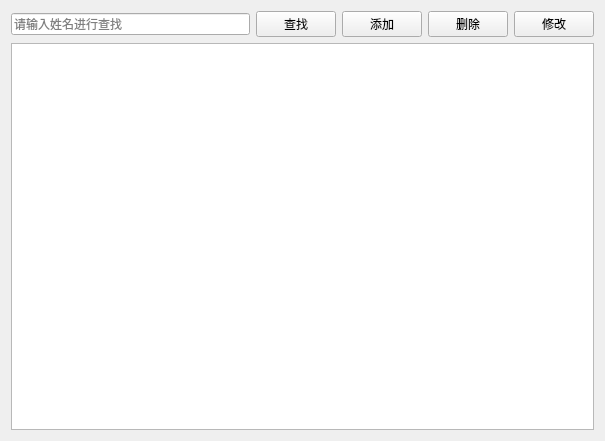
<?xml version="1.0" encoding="UTF-8"?>
<ui version="4.0">
 <class>PatientView</class>
 <widget class="QWidget" name="PatientView">
  <property name="geometry">
   <rect>
    <x>0</x>
    <y>0</y>
    <width>605</width>
    <height>441</height>
   </rect>
  </property>
  <property name="windowTitle">
   <string>患者管理</string>
  </property>
  <layout class="QVBoxLayout" name="verticalLayout">
   <item>
    <layout class="QHBoxLayout" name="horizontalLayout">
     <item>
      <widget class="QLineEdit" name="txtSearch">
       <property name="maxLength">
        <number>32774</number>
       </property>
       <property name="placeholderText">
        <string>请输入姓名进行查找</string>
       </property>
      </widget>
     </item>
     <item>
      <widget class="QPushButton" name="btSearch">
       <property name="text">
        <string>查找</string>
       </property>
       <property name="icon">
        <iconset theme="QIcon::ThemeIcon::EditFind"/>
       </property>
      </widget>
     </item>
     <item>
      <widget class="QPushButton" name="btAdd">
       <property name="text">
        <string>添加</string>
       </property>
       <property name="icon">
        <iconset theme="QIcon::ThemeIcon::ListAdd"/>
       </property>
      </widget>
     </item>
     <item>
      <widget class="QPushButton" name="btDelete">
       <property name="text">
        <string>删除</string>
       </property>
       <property name="icon">
        <iconset theme="QIcon::ThemeIcon::EditDelete"/>
       </property>
      </widget>
     </item>
     <item>
      <widget class="QPushButton" name="btEdit">
       <property name="text">
        <string>修改</string>
       </property>
       <property name="icon">
        <iconset theme="QIcon::ThemeIcon::MailMessageNew"/>
       </property>
      </widget>
     </item>
    </layout>
   </item>
   <item>
    <widget class="QTableView" name="tableView"/>
   </item>
  </layout>
 </widget>
 <resources/>
 <connections/>
</ui>
